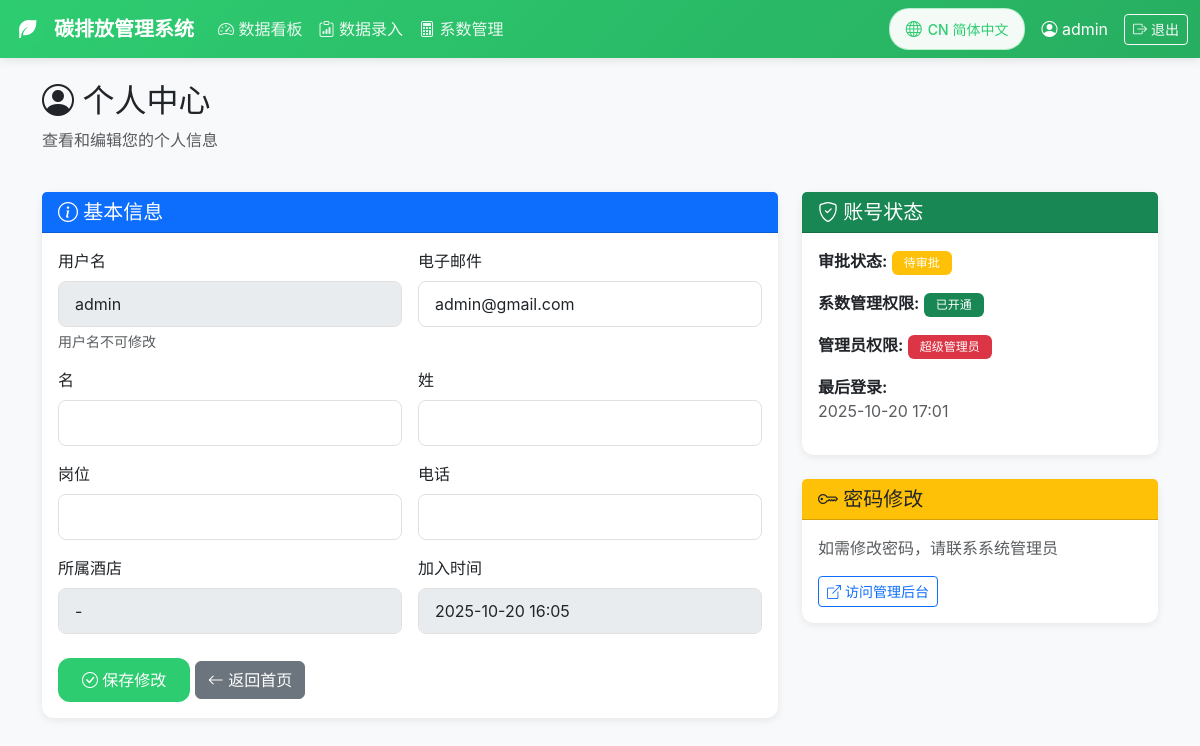
The page /profile/ (signed in) on the database its author committed.
### coefficients/models.py (models this page shows, shortened)
class CustomUser(AbstractUser):
    hotel = models.ForeignKey(
        Hotel,
        on_delete=models.SET_NULL,
        null=True,
        blank=True,
        verbose_name=_('所属酒店'),
        related_name='users'
    )
    position = models.CharField(_('岗位'), max_length=100, blank=True)
    phone = models.CharField(_('电话'), max_length=20, blank=True)
    is_approved = models.BooleanField(_('是否审批通过'), default=False)
    can_manage_coefficients = models.BooleanField(_('可管理系数'), default=False)
    class Meta:
        verbose_name = _('用户')
        verbose_name_plural = _('用户')

### coefficients/views.py (the view, shortened to what this page needs)
# urls.py: path('profile/', views.profile, name='profile'),
@login_required
def profile(request):
    return render(request, 'coefficients/profile.html', {
        'user': request.user
    })

### templates/coefficients/profile.html (shortened to what this page needs)
{% extends "base.html" %}
{% load i18n %}
{% block content %}
<div class="container mt-4">
    <div class="row mb-4">
        <div class="col">
            <h2><i class="bi bi-person-circle"></i> {% trans "个人中心" %}</h2>
            <p class="text-muted">{% trans "查看和编辑您的个人信息" %}</p>
        </div>
    </div>
    <div class="row">
        <div class="col-lg-8">
            <div class="card mb-4">
                <div class="card-header bg-primary text-white">
                    <h5 class="mb-0"><i class="bi bi-info-circle"></i> {% trans "基本信息" %}</h5>
                </div>
                <div class="card-body">
                    <form method="post">
                        <div class="row g-3">
                            <div class="col-md-6">
                                <label for="username" class="form-label">{% trans "用户名" %}</label>
                                <input type="text" class="form-control" id="username" value="{{ user.username }}" disabled>
                                <div class="form-text">{% trans "用户名不可修改" %}</div>
                            </div>
                            <div class="col-md-6">
                                <label for="email" class="form-label">{% trans "电子邮件" %}</label>
                                <input type="email" class="form-control" id="email" name="email" value="{{ user.email }}">
                            </div>
                            <div class="col-md-6">
                                <label for="first_name" class="form-label">{% trans "名" %}</label>
                                <input type="text" class="form-control" id="first_name" name="first_name" value="{{ user.first_name }}">
                            </div>
                            <div class="col-md-6">
                                <label for="last_name" class="form-label">{% trans "姓" %}</label>
                                <input type="text" class="form-control" id="last_name" name="last_name" value="{{ user.last_name }}">
                            </div>
                            <div class="col-md-6">
                                <label for="position" class="form-label">{% trans "岗位" %}</label>
                                <input type="text" class="form-control" id="position" name="position" value="{{ user.position }}">
                            </div>
                            <div class="col-md-6">
                                <label for="phone" class="form-label">{% trans "电话" %}</label>
                                <input type="text" class="form-control" id="phone" name="phone" value="{{ user.phone }}">
                            </div>
                            <div class="col-md-6">
                                <label for="hotel" class="form-label">{% trans "所属酒店" %}</label>
                                <input type="text" class="form-control" id="hotel" value="{% if user.hotel %}{{ user.hotel.name }}{% else %}-{% endif %}" disabled>
                            </div>
                            <div class="col-md-6">
                                <label for="date_joined" class="form-label">{% trans "加入时间" %}</label>
                                <input type="text" class="form-control" id="date_joined" value="{{ user.date_joined|date:'Y-m-d H:i' }}" disabled>
                            </div>
                        </div>
                        <div class="mt-4">
                            <button type="submit" class="btn btn-primary">
                                <i class="bi bi-check-circle"></i> {% trans "保存修改" %}
                            </button>
                            <a href="{% url 'dashboard' %}" class="btn btn-secondary">
                                <i class="bi bi-arrow-left"></i> {% trans "返回首页" %}
                            </a>
                        </div>
                    </form>
                </div>
            </div>
        </div>
        <div class="col-lg-4">
            <div class="card mb-4">
                <div class="card-header bg-success text-white">
                    <h5 class="mb-0"><i class="bi bi-shield-check"></i> {% trans "账号状态" %}</h5>
                </div>
                <div class="card-body">
                    <div class="mb-3">
                        <strong>{% trans "审批状态" %}:</strong>
                        {% if user.is_approved %}
                            <span class="badge bg-success">{% trans "已审批" %}</span>
                        {% else %}
                            <span class="badge bg-warning">{% trans "待审批" %}</span>
                        {% endif %}
                    </div>
                    <div class="mb-3">
                        <strong>{% trans "系数管理权限" %}:</strong>
                        {% if user.can_manage_coefficients or user.is_superuser %}
                            <span class="badge bg-success">{% trans "已开通" %}</span>
                        {% else %}
                            <span class="badge bg-secondary">{% trans "未开通" %}</span>
                        {% endif %}
                    </div>
                    <div class="mb-3">
                        <strong>{% trans "管理员权限" %}:</strong>
                        {% if user.is_superuser %}
                            <span class="badge bg-danger">{% trans "超级管理员" %}</span>
                        {% elif user.is_staff %}
                            <span class="badge bg-info">{% trans "管理员" %}</span>
                        {% else %}
                            <span class="badge bg-secondary">{% trans "普通用户" %}</span>
                        {% endif %}
                    </div>
                    <div class="mb-3">
                        <strong>{% trans "最后登录" %}:</strong>
                        <div class="text-muted">{{ user.last_login|date:'Y-m-d H:i' }}</div>
                    </div>
                </div>
            </div>
            <div class="card">
                <div class="card-header bg-warning text-dark">
                    <h5 class="mb-0"><i class="bi bi-key"></i> {% trans "密码修改" %}</h5>
                </div>
                <div class="card-body">
                    <p class="text-muted">{% trans "如需修改密码，请联系系统管理员" %}</p>
                    <a href="{% url 'admin:index' %}" class="btn btn-sm btn-outline-primary" target="_blank">
                        <i class="bi bi-box-arrow-up-right"></i> {% trans "访问管理后台" %}
                    </a>
                </div>
            </div>
        </div>
    </div>
</div>
{% endblock %}

### templates/base.html (shortened to what this page needs)
{% load static %}
{% load i18n %}
<!DOCTYPE html>
<html lang="{{ LANGUAGE_CODE }}">
<head>
    <link href="https://cdn.jsdelivr.net/npm/bootstrap@5.3.0/dist/css/bootstrap.min.css" rel="stylesheet">
    <link rel="stylesheet" href="https://cdn.jsdelivr.net/npm/bootstrap-icons@1.11.0/font/bootstrap-icons.css">
</head>
<body>
    {% if user.is_authenticated %}
    <nav class="navbar navbar-expand-lg navbar-dark mb-4">
        <div class="container-fluid">
            <a class="navbar-brand" href="{% url 'dashboard' %}">
                <img src="{% static 'images/leaf-icon.svg' %}" alt="Leaf Icon">
                {% trans "碳排放管理系统" %}
            </a>
            <div class="collapse navbar-collapse" id="navbarNav">
                <ul class="navbar-nav me-auto">
                    <li class="nav-item">
                        <a class="nav-link" href="{% url 'dashboard' %}">
                            <i class="bi bi-speedometer2"></i> {% trans "数据看板" %}
                        </a>
                    </li>
                    <li class="nav-item">
                        <a class="nav-link" href="{% url 'consumption_list' %}">
                            <i class="bi bi-clipboard-data"></i> {% trans "数据录入" %}
                        </a>
                    </li>
                    {% if user.can_manage_coefficients or user.is_superuser %}
                    <li class="nav-item">
                        <a class="nav-link" href="{% url 'coefficient_list' %}">
                            <i class="bi bi-calculator"></i> {% trans "系数管理" %}
                        </a>
                    </li>
                    {% endif %}
                </ul>
                <div class="d-flex align-items-center gap-3">
                    <div class="language-switcher">
                        <form action="{% url 'set_language' %}" method="post" id="languageForm">
                            <button type="button" class="btn btn-sm" id="languageToggle">
                                <i class="bi bi-globe"></i>
                                <span id="languageText">{% if LANGUAGE_CODE == 'zh-hans' %}CN 简体中文{% else %}EN English{% endif %}</span>
                            </button>
                        </form>
                    </div>
                    <a href="{% url 'profile' %}" class="text-white text-decoration-none">
                        <i class="bi bi-person-circle"></i> {{ user.username }}
                    </a>
                    <a href="{% url 'logout' %}" class="btn btn-sm btn-outline-light">
                        <i class="bi bi-box-arrow-right"></i> {% trans "退出" %}
                    </a>
                </div>
            </div>
        </div>
    </nav>
    {% endif %}
    <div class="container-fluid">
        {% block content %}{% endblock %}
    </div>
</body>
</html>

### templates/base.html (style rules this page uses)
:root { --primary-color: #2ecc71; --secondary-color: #27ae60; --dark-color: #1a1a1a; --light-color: #f8f9fa; --border-radius: 12px; }
body { font-family: -apple-system, BlinkMacSystemFont, "Segoe UI", Roboto, "Helvetica Neue", Arial, sans-serif; background-color: var(--light-color); }
.navbar { background: linear-gradient(135deg, var(--primary-color), var(--secondary-color)); box-shadow: 0 2px 10px rgba(0,0,0,0.1); }
.navbar-brand { font-weight: 600; color: white !important; display: flex; align-items: center; gap: 10px; }
.navbar-brand img { width: 32px; height: 32px; border-radius: 6px; }
.nav-link { color: rgba(255,255,255,0.9) !important; transition: all 0.3s; }
.btn-primary { background: var(--primary-color); border: none; border-radius: var(--border-radius); padding: 10px 24px; font-weight: 500; transition: all 0.3s; }
.card { border: none; border-radius: var(--border-radius); box-shadow: 0 2px 8px rgba(0,0,0,0.08); transition: all 0.3s; }
.form-control, .form-select { border-radius: 8px; border: 1px solid #e0e0e0; padding: 10px 16px; transition: all 0.3s; }
.badge { padding: 6px 12px; border-radius: 6px; font-weight: 500; }
.language-switcher { position: relative; }
.language-switcher button { background: rgba(255, 255, 255, 0.95); border: 1.5px solid rgba(46, 204, 113, 0.3); color: var(--primary-color); padding: 8px 16px; border-radius: 20px; transition: all 0.3s; font-weight: 500; font-size: 14px; display: flex; align-items: center; gap: 6px; cursor: pointer; }
.language-switcher button i { font-size: 16px; }

### rows shown on the page
CustomUser: username "admin", email "admin@gmail.com", hotel "-", date_joined "2025-10-20 16:05", last_login "2025-10-20 17:01"
